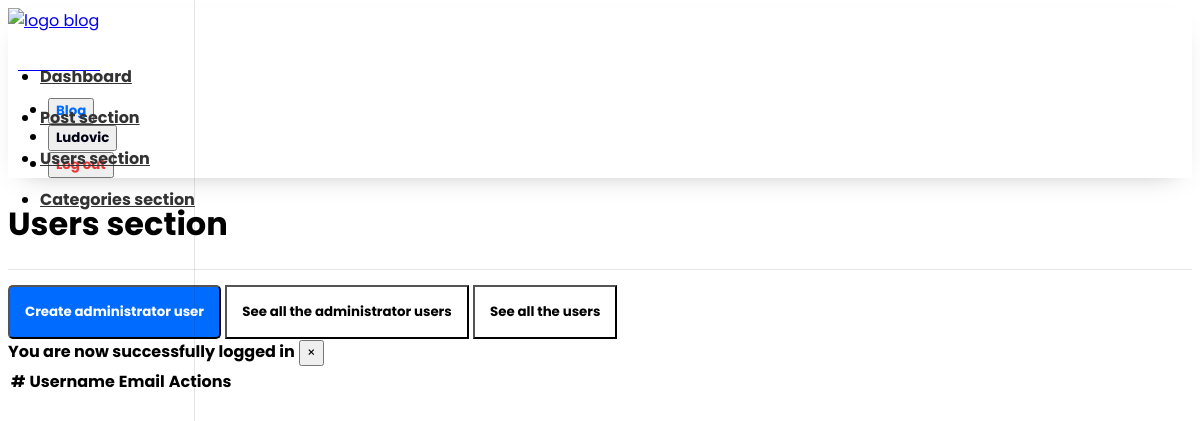
Before: /app/admin/users/normal_users.php (signed in) with the older database file.
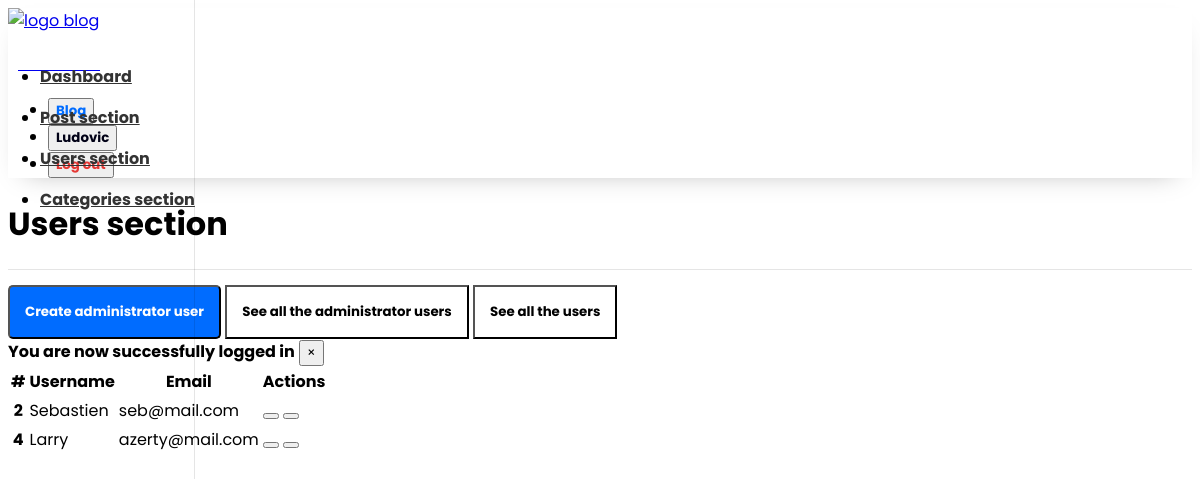
After: the same page with the newer database file.
### tables this page shows
CREATE TABLE `users` (
  `id` int(11) NOT NULL,
  `admin` tinyint(1) NOT NULL,
  `user_name` varchar(255) NOT NULL,
  `email` varchar(255) NOT NULL,
  `password` varchar(255) NOT NULL,
  `created_at` timestamp NOT NULL DEFAULT current_timestamp()
);

### app/controllers/users.php (called while the page is built, shortened)
<?php
include(ROOT_PATH . "/app/db/database.php");
$table       = "users";
$admin_users = selectAllInTable($table, ["admin"]) ;

### app/db/database.php (called while the page is built, shortened)
<?php
require("connect.php");
function execQuery($sql, $data)
{
    global $conn;
    $fetcher = $conn->prepare($sql);
    $values  = array_values($data);
    $types   = str_repeat("s", count($values));
    $fetcher->bind_param($types, ...$values);
    $fetcher->execute();
    return $fetcher;
}
function selectAllInTable($table, $conditions = [])
{
    global $conn;
    $sql = "SELECT * FROM $table";
    if (empty($conditions)) {
        $fetcher = $conn->prepare($sql);
        $fetcher->execute();
        $payload = $fetcher->get_result()->fetch_all(MYSQLI_ASSOC);
        return $payload;
    } else {
        $i = 0;
        foreach ($conditions as $key => $value) {
            if ($i === 0) {
                $sql = $sql . " WHERE $key=?";
            } else {
                $sql = $sql . " AND $key=?";
            }
            $i++;
        }
        $fetcher = execQuery($sql, $conditions);
        $payload = $fetcher->get_result()->fetch_all(MYSQLI_ASSOC);
        return $payload;
    }
}

### app/admin/users/normal_users.php (the view, shortened to what the changed rows need)
<?php
    include(ROOT_PATH . "/app/controllers/users.php");
?>
<!DOCTYPE html>
<html lang="en">
<head>
    <link rel="stylesheet"
        href="https://unpkg.com/bootstrap-material-design@4.1.1/dist/css/bootstrap-material-design.min.css"
 />
    <link rel="stylesheet" href="https://unicons.iconscout.com/release/v2.0.1/css/unicons.css" />
    <link href="../../../assets/dashboard.css" rel="stylesheet" />
</head>
<body>
    <div class="container-fluid">
        <div class="row">
            <main role="main" class="col-md-9 ml-sm-auto col-lg-10 pt-3 px-4">
                <div
                    class="d-flex justify-content-between flex-wrap flex-md-nowrap align-items-center pb-2 mb-3 border-bottom">
                    <h1 style="font-weight: bold">Users section</h1>
                </div>
                <div class="mt-5 align-items-center">
                    <table class="table table-borderless">
                        <thead>
                            <tr>
                                <th scope="col">#</th>
                                <th scope="col">Username</th>
                                <th scope="col">Email</th>
                                <th scope="col">Actions</th>
                            </tr>
                        </thead>
                        <tbody>
                            <?php foreach ($admin_users as $key => $user): ?>
                            <?php if ($user["admin"] == 0): ?>
                            <tr>
                                <th scope="row"><?php echo $key + 1; ?></th>
                                <td><?php echo $user["user_name"] ?></td>
                                <td><?php echo $user["email"] ?></td>
                                <td>
                                    <a href="edit_users.php?id=<?php echo $user["id"] ?>" style="text-decoration: none">
                                        <button type="button" class="btn btn-secondary" data-toggle="tooltip"
                                            data-placement="top" title="Edit">
                                        </button>
                                    </a>
                                    <a href="users.php?delete_id=<?php echo $user["id"] ?>"
                                        style="text-decoration: none">
                                        <button type="button" class="btn btn-secondary" data-toggle="tooltip"
                                            data-placement="top" title="Delete">
                                        </button>
                                    </a>
                                </td>
                            </tr>
                            <?php endif; ?>
                            <?php endforeach; ?>
                        </tbody>
                    </table>
                </div>
            </main>
        </div>
    </div>
</body>
</html>

Changed rows visible on the page:
now on this page (row edited): users: user_name "Sebastien", email "seb@mail.com"
added users: user_name "Larry", email "azerty@mail.com"
